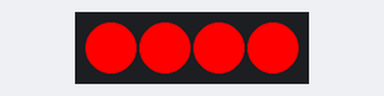
The program below on a simulated Raspberry Pi Pico running MicroPython. Parts: 4 RGB LEDs in strip order, left to right.

Above: at 0.5 s.
At 1.5 s:
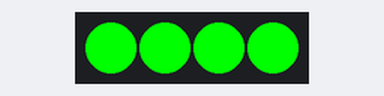
At 5.5 s:
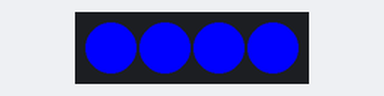
Timing chart, 0 to 6.9 s (numbered marks = the images above):
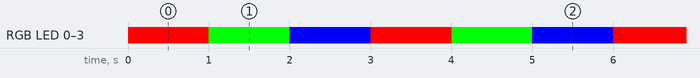

Measured:
- by itself, RGB LED 0–3: repeats every 3.0 s: RGB(0, 255, 0) 1.0 s, RGB(0, 0, 255) 1.0 s, RGB(255, 0, 0) 1.0 s
- by itself, everything shown: repeats every 3.0 s, in 3 steps

The program:

7_neoPixel.py
```python
import time
from machine import Pin
import neopixel

# GPIO 핀 설정 및 NeoPixel 초기화
NEOPIXEL_PIN = 9  # GPIO 9번 핀
NUM_PIXELS = 4   # NeoPixel LED 개수

# NeoPixel 객체 생성
pixel = neopixel.NeoPixel(Pin(NEOPIXEL_PIN), NUM_PIXELS)

# 색상 설정 함수 (R, G, B 값 설정)
def set_color(r, g, b):
    for i in range(NUM_PIXELS):
        pixel[i] = (r, g, b)  # 각 LED에 RGB 값 설정
    pixel.write()  # LED에 색상 데이터 전송

# 메인 코드
try:
    while True:
        # 1. 빨강, 초록, 파랑 순서로 색 변경
        set_color(255, 0, 0)  # 빨강
        time.sleep(1)
        set_color(0, 255, 0)  # 초록
        time.sleep(1)
        set_color(0, 0, 255)  # 파랑
        time.sleep(1)

except KeyboardInterrupt:
    # 종료 시 모든 LED 끄기
    set_color(0, 0, 0)
    print("Program stopped")
```
